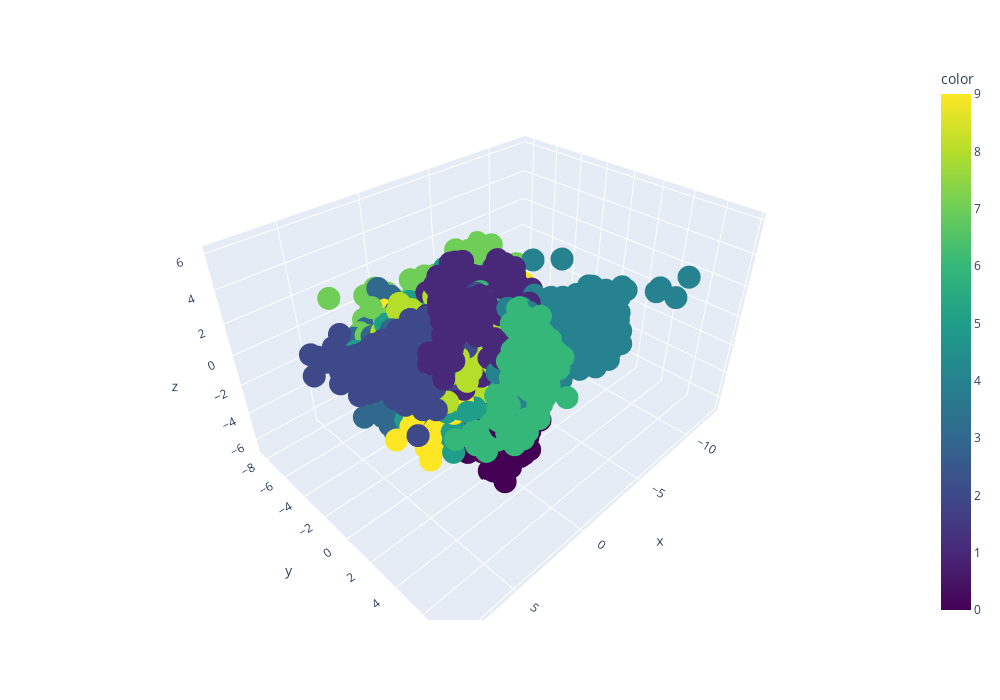

The cell this chart's notebook holds for it:
### Code cell
fig = px.scatter_3d(x = pca_train_data2[:, 0], y = pca_train_data2[:, 1], z = pca_train_data2[:, 2], color = train_data['digit'],
                    color_continuous_scale = 'viridis', width = 1000, height = 700)
fig.show()

### Figure 1 — Plotly figure (JSON) as saved in the notebook; plotly's stock layout.template omitted (floating-point values rounded to 4 significant figures; data arrays with more than 128 entries replaced by an {"elided": "..."} marker saying what was removed)
{"data": [{"hovertemplate": "x=%{x}<br>y=%{y}<br>z=%{z}<br>color=%{marker.color}<extra></extra>", "legendgroup": "", "marker": {"color": {"elided": "3823 int values"}, "coloraxis": "coloraxis", "symbol": "circle"}, "mode": "markers", "name": "", "scene": "scene", "showlegend": false, "type": "scatter3d", "x": {"elided": "3823 float values"}, "y": {"elided": "3823 float values"}, "z": {"elided": "3823 float values"}}], "layout": {"coloraxis": {"colorbar": {"title": {"text": "color"}}, "colorscale": [[0, "#440154"], [0.1111, "#482878"], [0.2222, "#3e4989"], [0.3333, "#31688e"], [0.4444, "#26828e"], [0.5556, "#1f9e89"], [0.6667, "#35b779"], [0.7778, "#6ece58"], [0.8889, "#b5de2b"], [1, "#fde725"]]}, "height": 700, "legend": {"tracegroupgap": 0}, "margin": {"t": 60}, "scene": {"domain": {"x": [0, 1], "y": [0, 1]}, "xaxis": {"title": {"text": "x"}}, "yaxis": {"title": {"text": "y"}}, "zaxis": {"title": {"text": "z"}}}, "width": 1000}}
